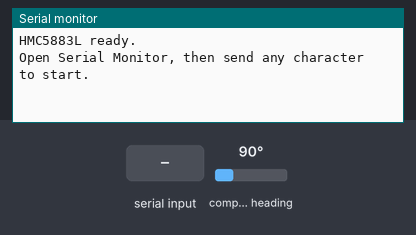
Bench run of a sketch on a simulated ESP32. Parts: the last lines printed to the serial monitor. The test bench sets the inputs (shaded band); at power-on: compass heading 90°.

Above: at 2.8 s.
2.9 s: "1" received over Serial
At 3.07 s:
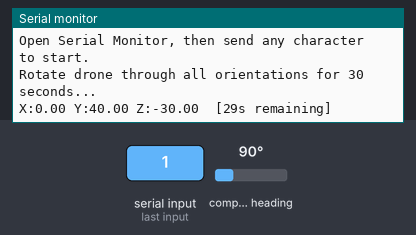
4.4 s: compass heading set to 7°
At 4.53 s:
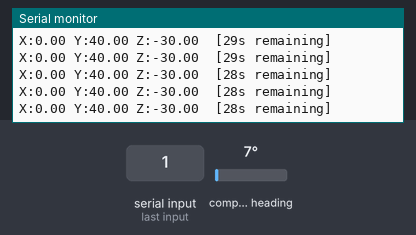
5.9 s: compass heading set to 90°
At 6.0 s:
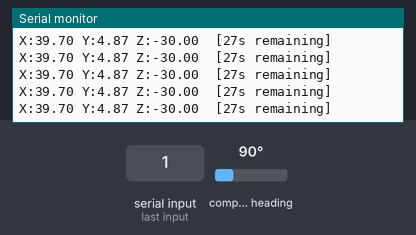
Timing chart, 0 to 8.9 s (numbered marks = the images above; inputs shaded):
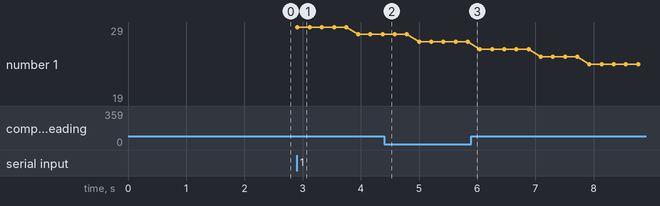

The sketch:

Magnetometer_Cal.ino
```cpp
#include <Wire.h>
#include <Adafruit_HMC5883_U.h>
#include <Adafruit_Sensor.h>

#define I2C_SCL 6
#define I2C_SDA 7

Adafruit_HMC5883_Unified mag = Adafruit_HMC5883_Unified(12345);

void magCalibrationRoutine();

void setup() {
  Serial.begin(115200);
  delay(2000);

  Wire.begin(I2C_SDA, I2C_SCL);
  Wire.setClock(400000);

  if (!mag.begin()) {
    Serial.println("HMC5883L not found — check wiring!");
    while (1) delay(10);
  }

  Serial.println("HMC5883L ready.");
  Serial.println("Open Serial Monitor, then send any character to start.");

  // Wait for user to send a byte — gives time to open Serial Monitor
  while (!Serial.available()) delay(10);
  Serial.read(); // consume the trigger byte

  magCalibrationRoutine();

  Serial.println("Done. You can now upload your flight firmware.");
}

void loop() {
  // Nothing — calibration runs once in setup()
}

// Temporary calibration sketch — run once, read offsets from Serial
void magCalibrationRoutine() {
  float minX = 9999, maxX = -9999;
  float minY = 9999, maxY = -9999;
  float minZ = 9999, maxZ = -9999;

  Serial.println("Rotate drone through all orientations for 30 seconds...");
  unsigned long start = millis();

  while (millis() - start < 30000) {
    sensors_event_t event;
    mag.getEvent(&event);

    minX = min(minX, event.magnetic.x);
    maxX = max(maxX, event.magnetic.x);
    minY = min(minY, event.magnetic.y);
    maxY = max(maxY, event.magnetic.y);
    minZ = min(minZ, event.magnetic.z);
    maxZ = max(maxZ, event.magnetic.z);

    // Print live readings so you can see it's working
    static unsigned long lastPrint = 0;
    if (millis() - lastPrint >= 200) {
      lastPrint = millis();
      int remaining = (30000 - (int)(millis() - start)) / 1000;
      Serial.printf("X:%.2f Y:%.2f Z:%.2f  [%ds remaining]\n",
                    event.magnetic.x, event.magnetic.y, event.magnetic.z,
                    remaining);
    }

    delay(10);
  }

  // Hard iron offsets are the midpoint of min/max for each axis
  float offsetX = (maxX + minX) / 2.0f;
  float offsetY = (maxY + minY) / 2.0f;
  float offsetZ = (maxZ + minZ) / 2.0f;

  Serial.println("\n--- CALIBRATION COMPLETE ---");
  Serial.printf("Range X: [%.2f, %.2f]  span: %.2f\n", minX, maxX, maxX - minX);
  Serial.printf("Range Y: [%.2f, %.2f]  span: %.2f\n", minY, maxY, maxY - minY);
  Serial.printf("Range Z: [%.2f, %.2f]  span: %.2f\n", minZ, maxZ, maxZ - minZ);
  Serial.println();
  Serial.println("Copy these into your defines:");
  Serial.printf("#define MAG_OFFSET_X  %.4ff\n", offsetX);
  Serial.printf("#define MAG_OFFSET_Y  %.4ff\n", offsetY);
  Serial.printf("#define MAG_OFFSET_Z  %.4ff\n", offsetZ);
}
```

Measured:
- after the input at 2.9 s, the serial monitor: prints a new line at once (image 1)
